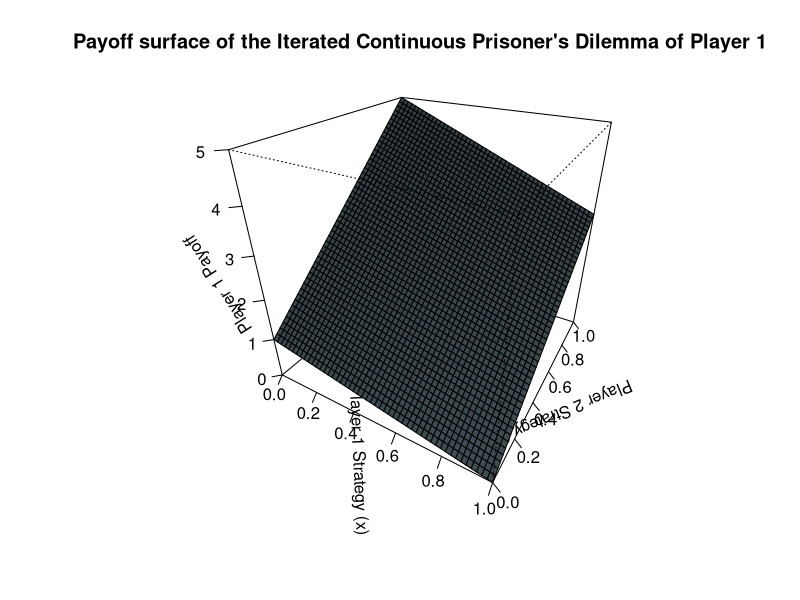

The R script that drew this image:
# Continuous form of the payoff matrix game
# x, y ∈ [0,1] where 1 = Cooperate, 0 = Defect

# Create strategy space
x <- seq(0, 1, length.out = 50)  # Player 1's strategy
y <- seq(0, 1, length.out = 50)  # Player 2's strategy

r = 3L
s = 0L
t = 5L
p = 1L

# Player 1's payoff function: u1(x,y) = 1 - x + 4y - xy
u1 <- outer(x, y, function(x, y) r*x*y + s*x*(1-y) + t*(1-x)*y + p*(1-x)*(1-y))

# Player 2's payoff function: u2(x,y) = 1 + 4x - y - xy  
u2 <- outer(x, y, function(x, y) 1 + 4*x - y - x*y)

# Alternative: Single plot showing one player's payoff
pdf("player1_payoff_surface.pdf", width = 8, height = 6)
persp(x, y, u1,
	theta = 30,
	phi = 30,
	col = "lightblue",
	shade = 0.75,
	ticktype = "detailed",
	xlim = c(0, 1),
	ylim = c(0, 1),
	xlab = "Player 1 Strategy (x)",
	ylab = "Player 2 Strategy (y)",
	zlab = "Player 1 Payoff",
	main = "Payoff surface of the Iterated Continuous Prisoner's Dilemma of Player 1")
